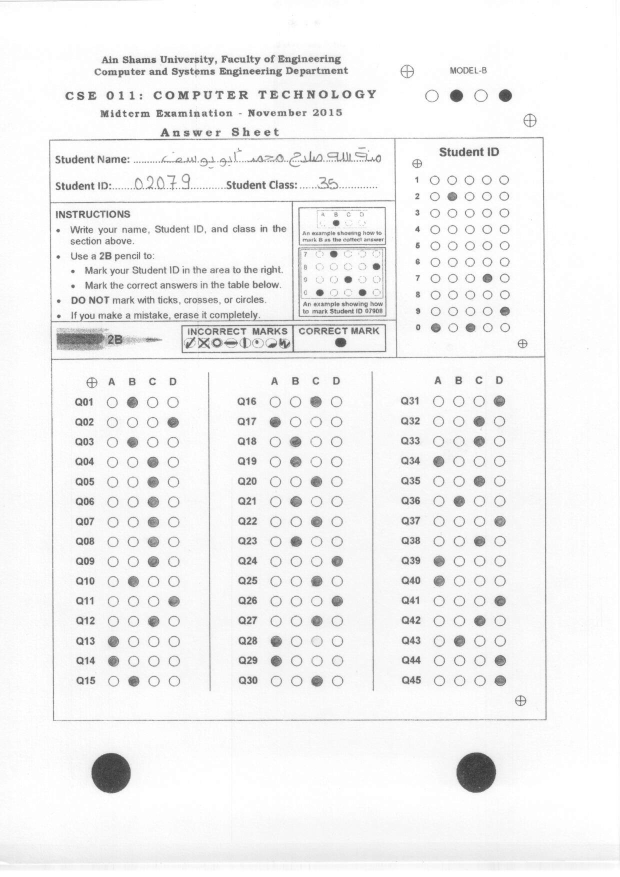
#> input picture testcase.jpg, 1240 x 1753 px (shown at 1/2 size)
$ python ma.py   (Python 2 division)   (older library calls are emulated)
#> lines starting #> are read from the running program, lines starting #| are printed output that depends on the picture; after the words box and inside, x2 and y2 are one past the last pixel; in counts of white or black regions, pixels touching at a corner belong together; long printed decimals are rounded
# [7 lines of commented-out code are left out]


import cv2
import numpy as np
import  math


#Orginal image
imgdir = 'testcase.jpg'
Orimg = cv2.imread(imgdir)
#> Orimg is the input picture: shape (1753, 1240, 3); min 45, max 255, mean 242.1


small = cv2.resize(Orimg, (0,0), fx=0.4, fy=0.4)
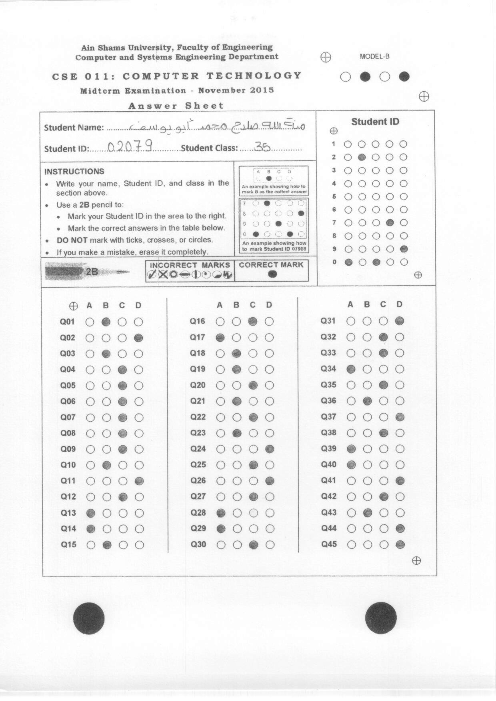
#> small: shape (701, 496, 3); min 51, max 255, mean 242.1

small2 = cv2.resize(Orimg, (0,0), fx=0.4, fy=0.4)
small3 = cv2.resize(Orimg, (0,0), fx=0.4, fy=0.4)

greysmall = cv2.cvtColor(small,cv2.COLOR_RGB2GRAY)
aftergauss = cv2.GaussianBlur(greysmall,(11,11),0)
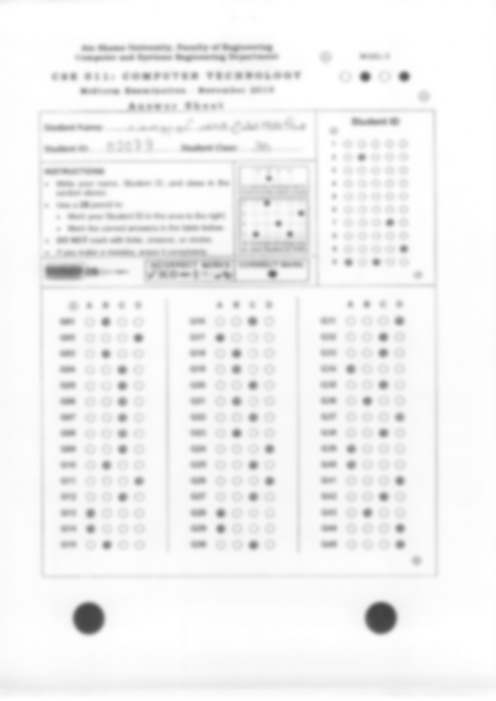
#> aftergauss: shape (701, 496); min 64, max 255, mean 242.1
#ret,afterthreshold = cv2.threshold(aftergauss, 10, 255, cv2.THRESH_BINARY)

afterthreshold = cv2.adaptiveThreshold(aftergauss,255,cv2.ADAPTIVE_THRESH_GAUSSIAN_C , cv2.THRESH_BINARY,75,10);
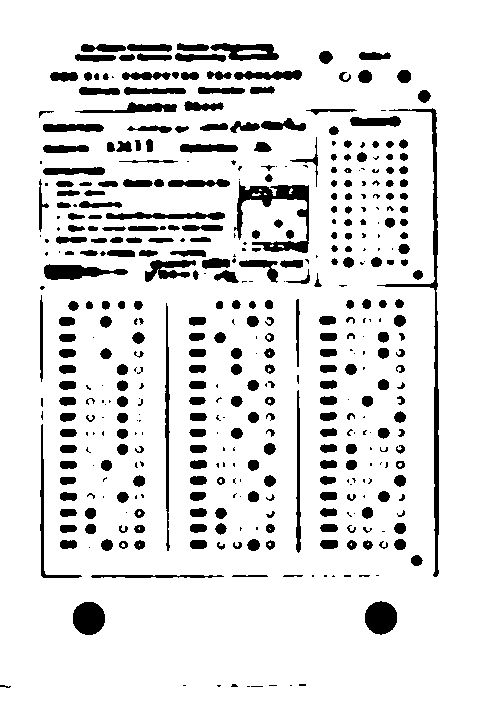
#> afterthreshold: shape (701, 496); 88.2% white; 449 black regions (150 under 20 px), largest, box (x1, y1, x2, y2) and area: (377, 108, 439, 577) 2091, (234, 181, 309, 253) 1733, (73, 602, 105, 635) 849
afterbitwise = cv2.bitwise_not( afterthreshold)
cv2.imshow("kk",afterbitwise)
#Rotate image
kernel_Abig = cv2.getStructuringElement(cv2.MORPH_ELLIPSE,(16,16))
erodededtofindrotate = cv2.erode(afterbitwise,kernel_Abig)
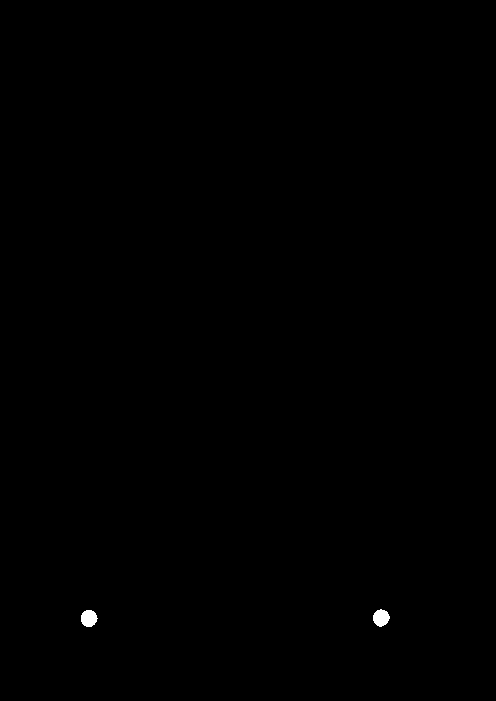
#> erodededtofindrotate: shape (701, 496); 0.13% white; 2 white regions
cv2.imshow("erodededtofindrotate",erodededtofindrotate)

xyofBigCirles = []
img3,contourssss, hierarchys = cv2.findContours(erodededtofindrotate,cv2.RETR_TREE,cv2.CHAIN_APPROX_SIMPLE)
#> contourssss = 2 contours; box (x1, y1, x2, y2) and area: (81, 610, 98, 627) 199, (373, 609, 390, 627) 198
for cont in contourssss:
    (x,y),radius = cv2.minEnclosingCircle(cont)
    print x , y
    cv2.circle(small3,(int(x),int(y)),int(radius),(0,255,255),3)
    xyofBigCirles.append([int(x),int(y)])
#> this loop made 2 passes
#> (x, y, radius) on passes 1 to 2: (88.59, 618, 8.41), (380.6, 617.6, 8.58)
#| 88.591 618.0
#| 380.5625 617.5625
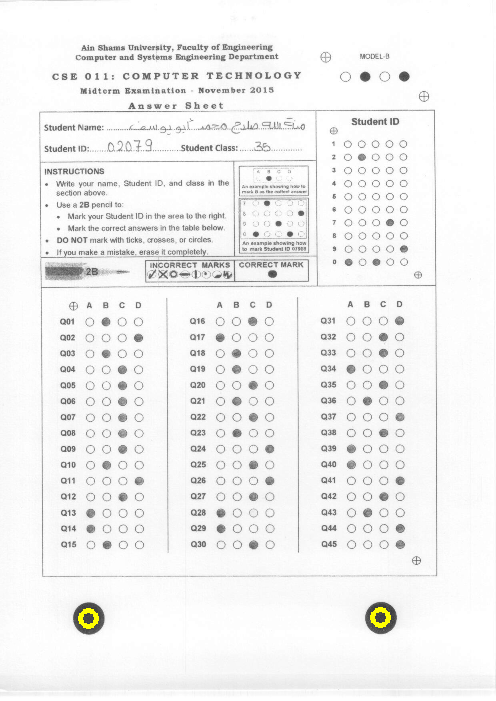
#> small3: shape (701, 496, 3); 0.14% of pixels changed, all inside (x1, y1, x2, y2) = (78, 607, 391, 629)
#> after the loop, xyofBigCirles = [[88, 618], [380, 617]]
angle =  math.atan2((xyofBigCirles[1][1]-xyofBigCirles[0][1]),(xyofBigCirles[1][0]-xyofBigCirles[0][0]))*180/math.pi
#> angle = -0.196
print 'angle' , angle
#| angle -0.1962
r = cv2.getRotationMatrix2D((small3.shape[0]/2.,small3.shape[0]/2.),angle,1.0)
#> r = [[1, -0.00342, 1.2], [0.00342, 1, -1.2]]
newimage = cv2.warpAffine(small3,r,(small3.shape[0],small3.shape[0]))
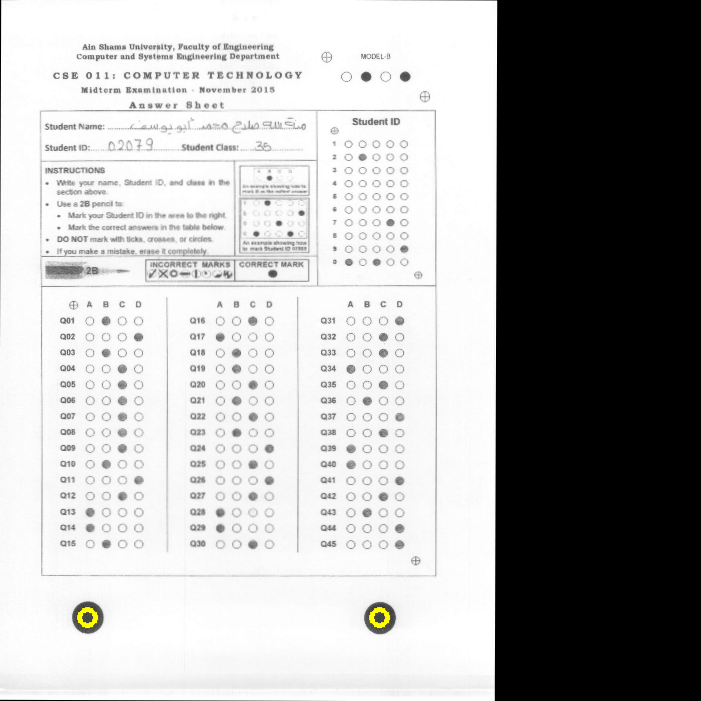
#> newimage: shape (701, 701, 3); mean B, G, R 171, 171.3, 171.3
cv2.imshow('newimage',newimage)


cv2.waitKey(0)
cv2.destroyAllWindows()
